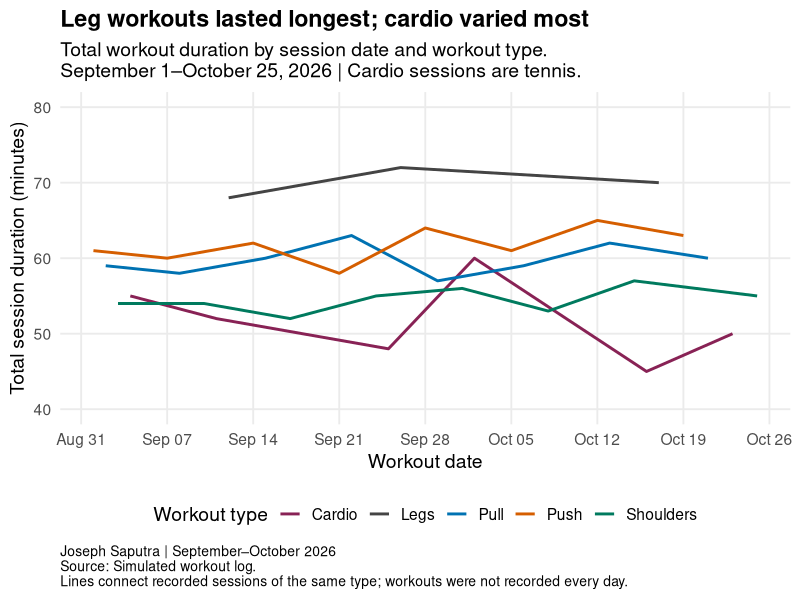
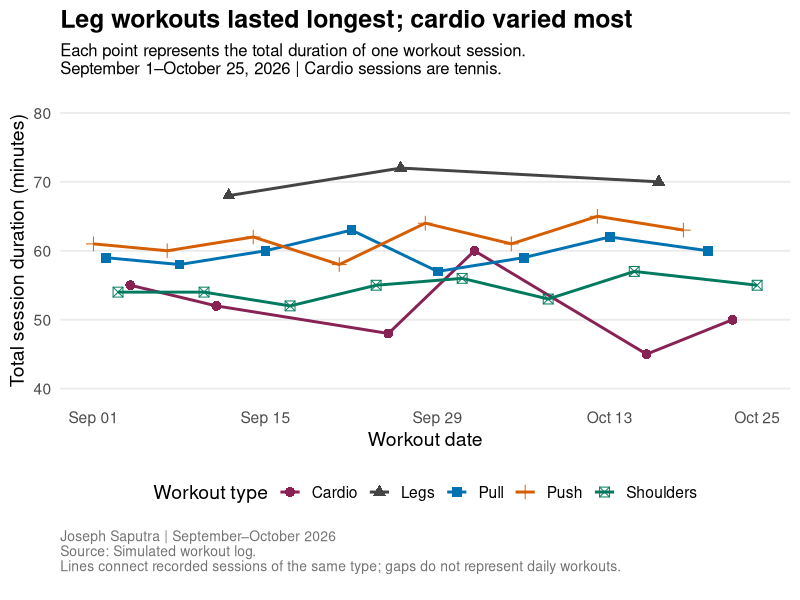

These charts were generated, in order, by the following R code:
## ---- chunk 1
#| fig-width: 11
#| fig-height: 6
#| fig-alt: "A line graph shows simulated workout session durations from September 1 to October 25, 2026. Five colored lines represent push, pull, shoulders, legs, and cardio. Points mark individual sessions. Leg sessions last longest, while cardio duration varies most."

library(tidyverse)

# Load the detailed dataset
workout_details <- read_csv("workout_details.csv")

workout_details$date <- as.Date(workout_details$date)

# Put tennis in the Cardio category
workout_details$workout[
  workout_details$exercise == "Tennis"
] <- "Cardio"

# Keep one row per session
workouts <- workout_details %>%
  distinct(date, workout, session_duration_min)

# Create one graph with five lines
line_plot <- ggplot(
  workouts,
  aes(
    x = date,
    y = session_duration_min,
    color = workout,
    group = workout
  )
) +
  geom_line(linewidth = 1) +
  scale_color_manual(
    values = c(
      "Push" = "#D55E00",
      "Pull" = "#0072B2",
      "Shoulders" = "#007A5E",
      "Legs" = "#444444",
      "Cardio" = "#882255"
    )
  ) +
  scale_x_date(
    date_breaks = "1 week",
    date_labels = "%b %d"
  ) +
  scale_y_continuous(
    limits = c(40, 80),
    breaks = seq(40, 80, 10)
  ) +
  labs(
  title = "Leg workouts lasted longest; cardio varied most",
  subtitle = paste(
    "Total workout duration by session date and workout type.",
    "September 1–October 25, 2026 | Cardio sessions are tennis.",
    sep = "\n"
  ),
  x = "Workout date",
  y = "Total session duration (minutes)",
  color = "Workout type",
  caption = paste(
    "Joseph Saputra | September–October 2026",
    "Source: Simulated workout log.",
    "Lines connect recorded sessions of the same type; workouts were not recorded every day.",
    sep = "\n"
  )
) +
  theme_minimal(base_size = 14) +
  theme(
    legend.position = "bottom",
    panel.grid.minor = element_blank(),
    plot.title = element_text(face = "bold"),
    plot.caption = element_text(hjust = 0, size = 10)
  )

line_plot
## ---- chunk 2

#| fig-width: 11
#| fig-height: 6.5
#| fig-alt: "A line graph of simulated workout durations from September 1 to October 25, 2026. Leg workouts last around 70 minutes. Cardio varies most, between approximately 45 and 60 minutes. Other workout types remain relatively stable, with no clear overall upward or downward trend."

library(tidyverse)

# Load the data
workout_details <- read_csv("workout_details.csv")

workout_details$date <- as.Date(workout_details$date)

# Put tennis in the Cardio category
workout_details$workout[
  workout_details$exercise == "Tennis"
] <- "Cardio"

# Keep one row per workout session
workouts <- workout_details %>%
  distinct(date, workout, session_duration_min)

ggplot(
  workouts,
  aes(
    x = date,
    y = session_duration_min,
    color = workout,
    group = workout
  )
) +
  geom_line(linewidth = 1) +
  geom_point(
    aes(shape = workout),
    size = 3
  ) +
  scale_color_manual(
    values = c(
      "Push" = "#D55E00",
      "Pull" = "#0072B2",
      "Shoulders" = "#007A5E",
      "Legs" = "#444444",
      "Cardio" = "#882255"
    )
  ) +
  scale_x_date(
    breaks = as.Date(c(
      "2026-09-01",
      "2026-09-15",
      "2026-09-29",
      "2026-10-13",
      "2026-10-25"
    )),
    date_labels = "%b %d"
  ) +
  scale_y_continuous(
    limits = c(40, 80),
    breaks = seq(40, 80, 10)
  ) +
  labs(
    title = "Leg workouts lasted longest; cardio varied most",
    subtitle = paste(
      "Each point represents the total duration of one workout session.",
      "September 1–October 25, 2026 | Cardio sessions are tennis.",
      sep = "\n"
    ),
    x = "Workout date",
    y = "Total session duration (minutes)",
    color = "Workout type",
    shape = "Workout type",
    caption = paste(
      "Joseph Saputra | September–October 2026",
      "Source: Simulated workout log.",
      "Lines connect recorded sessions of the same type; gaps do not represent daily workouts.",
      sep = "\n",
      ""
    )
  ) +
  theme_minimal(base_size = 14) +
  theme(
    legend.position = "bottom",
    panel.grid.minor = element_blank(),
    panel.grid.major.x = element_blank(),
    plot.title = element_text(
      face = "bold",
      size = 18
    ),
    plot.subtitle = element_text(
      size = 12,
      margin = margin(b = 15)
    ),
    plot.caption = element_text(
      color = "gray45",
      hjust = 0,
      size = 10,
      margin = margin(t = 12)
    )
  )
